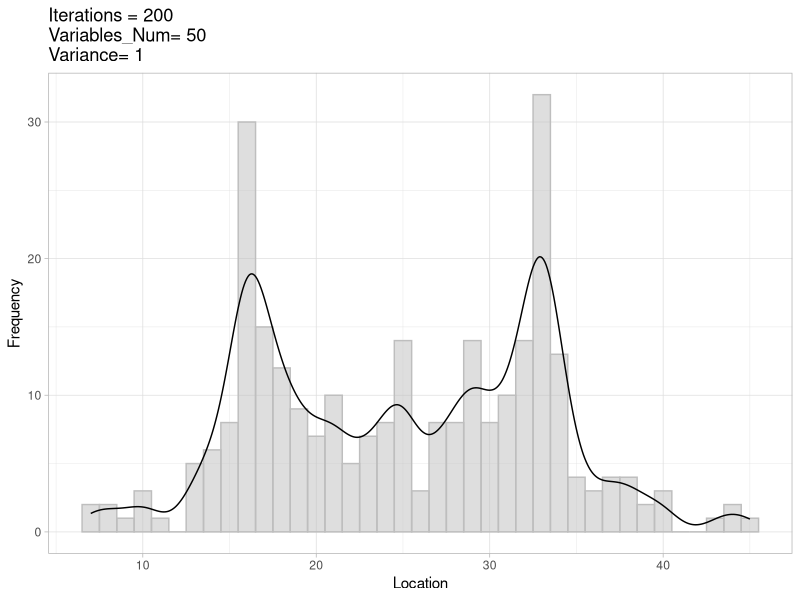

This figure's R source:
library(dplyr)
library(ggplot2)

#function that return the change point given dataframe
seq_change <- function(data) {
  df2 <- data %>% mutate(cumsum = cumsum(data$x),
                       ID = row_number(), #ID is reset every sequence for calculation but k stays the same to track change point
                       total =sum(data$x)) %>% 
                mutate(length_df = length(ID)) %>% 
                mutate(frac = ID/length(ID)) %>% 
                mutate(temp1 = frac * total) %>% 
                mutate(absolute = abs(cumsum - temp1)) %>% 
                mutate(T = absolute / (sqrt(length(ID))))
  #print(df2)
  #maxplot <- ggplot(df2, aes(x = k, y = T)) + geom_col()
  #print(maxplot)
  
  #Find the max value of T and return k where the max value is, this is the cutoff point
  #if it is tie return the smaller k
  maxk <- df2$k[max.col(t(df2$T), ties.method = "first")]
  maxT <- df2$T[max.col(t(df2$T), ties.method = "first")]
  
  return (list(maxT=maxT,maxk=maxk))
}


recurs_seq <- function(data){
  change_point <- seq_change(data)
  #print(change_point)
  if (change_point$maxT >= 1.23) { # Kolmogorov critical values
    #record the change point location
    locations <<- c(locations,change_point$maxk)
    left_cut <- subset(data, k<=change_point$maxk) %>% select(k, x)
    #print(left_cut)
    recurs_seq(left_cut)
    right_cut <- subset(data, k>change_point$maxk) %>% select(k, x)
    #print(right_cut)
    recurs_seq(right_cut)
  }
}

#####--------- Running the expirement m times ----------
# array that stores the location of change
locations <- c()

N <- 50
var <- 1
sd = sqrt(var)
N1 <- floor(N/3)
N2 <- floor(2*N/3)-floor(N/3)
N3 <- N - floor(2*N/3)

iter = 200
for (i in 1:iter){
  print(paste("i = ", i))
  #generate n independent normal random variables
  #first sequence
  x1 <- rnorm(N1, mean = 2, sd = sd)
  #second sequence
  x2 <- rnorm(N2, mean = 1, sd = sd)
  #third sequence
  x3 <- rnorm(N3, mean = 0, sd = sd)
  #combine 3 sequences
  x<- c(x1,x2,x3)
  #create a dataframe
  df <- data.frame(x) %>% mutate(k = row_number())
  
  recurs_seq(df)
}

locations.freq = table(locations)
loc_df <- as.data.frame(locations)

iterations <- paste("Iterations =", iter) 
variables_num <- paste("Variables_Num=", N)
variance <- paste("Variance=", var)
ggplot(loc_df,aes(x = locations)) + geom_histogram(aes(x = locations,y = ..count..), binwidth = 1, color="gray", fill="gray", alpha =0.5)+
  geom_density(aes(x = locations, y = ..count..), bw = 1, adjust=1, color = 'black')+
  ggtitle(paste0(iterations,"\n",variables_num,"\n",variance)) +
  xlab("Location") + ylab("Frequency") + theme_light()
